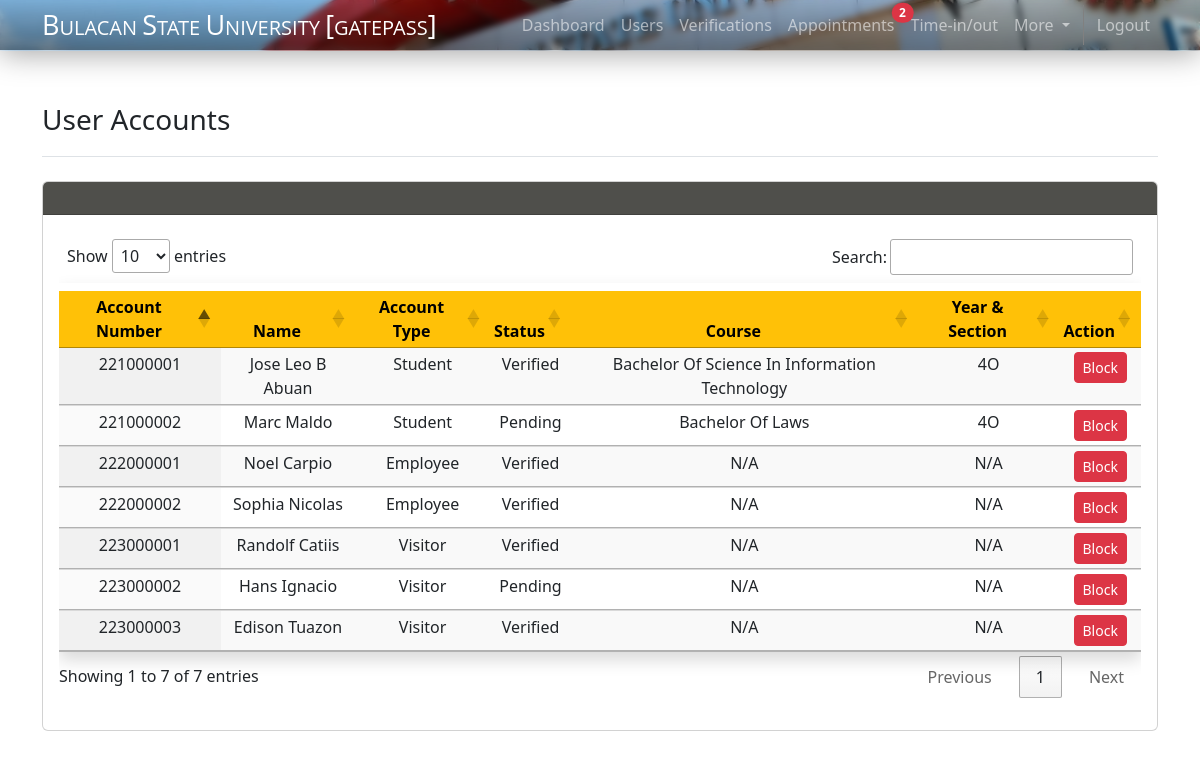
The page /superadmin/user.php (signed in) on the database as committed earlier.
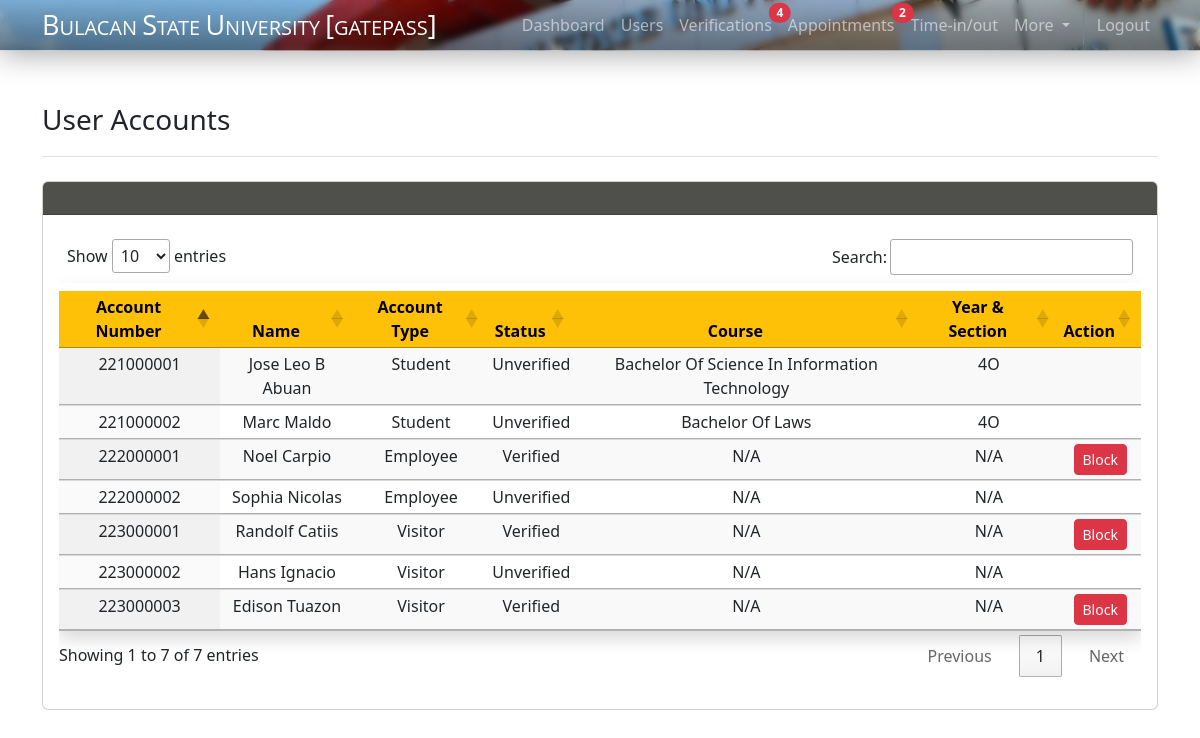
The same page on the database as committed later.
### tables this page shows
CREATE TABLE `user_account` (
  `acc_no` int(50) NOT NULL,
  `type` varchar(15) NOT NULL,
  `first` varchar(30) NOT NULL,
  `middle` varchar(15) DEFAULT NULL,
  `last` varchar(30) NOT NULL,
  `contact_no` text DEFAULT NULL,
  `birthday` date DEFAULT NULL,
  `address` varchar(100) DEFAULT NULL,
  `cp_name` varchar(100) DEFAULT NULL,
  `cp_no` text DEFAULT NULL,
  `stud_no` int(50) DEFAULT NULL,
  `emp_no` int(30) DEFAULT NULL,
  `college` varchar(100) DEFAULT NULL,
  `course` varchar(100) DEFAULT NULL,
  `year` int(30) DEFAULT NULL,
  `section` varchar(100) DEFAULT NULL,
  `username` varchar(15) NOT NULL,
  `password` varchar(100) NOT NULL,
  `email` varchar(100) NOT NULL,
  `image` longblob DEFAULT NULL,
  `cor` longblob DEFAULT NULL,
  `valid_id` longblob DEFAULT NULL,
  `vax` longblob DEFAULT NULL,
  `verification` varchar(30) NOT NULL,
  `verification_note` varchar(200) DEFAULT NULL,
  `qr` longblob DEFAULT NULL,
  `qr_status` varchar(100) DEFAULT NULL,
  `account_creation` date NOT NULL DEFAULT current_timestamp()
);

### superadmin/user.php (the view, shortened to what this page needs)
<!DOCTYPE html>
<html lang="en">
<head>
    <link href="https://cdn.jsdelivr.net/npm/bootstrap@5.2.2/dist/css/bootstrap.min.css" rel="stylesheet">
    <link rel="stylesheet" href="../css/navbar.css">
    <link rel="stylesheet" href="https://cdn.datatables.net/1.12.1/css/jquery.dataTables.min.css">
</head>
<body>
    <?php require_once '../includes/navbar-sadmin.php'; ?>
        <div class="container" style="padding-bottom:20px;">
            <header class="pb-3 mb-4 border-bottom mt-5">
                <div class="d-flex align-items-center text-dark text-decoration-none">
                    <span class="fs-3">User Accounts</span>
                </div>
            </header>
            <div class="card">
                <div class="card-header" style="background-color: #4F4F4B; color:white;">
                    <div class="row align-items-center">
                        <div class="col col-sm-8 ps-5 py-2"></div>
                    </div>
                </div>
                <div class="card-body">
                    <div class="table table-responsive">
                        <table class="table pt-2 shadow table-striped table-hover display compact" id="userAccountsTable">
                            <thead>
                                <tr class="text-bg-warning"style="background-color: #4F4F4B; color:white;">
                                    <th class="text-center">Account Number</th>
                                    <th class="text-center">Name</th>
                                    <th class="text-center">Account Type</th>
                                    <th class="text-center">Status</th>
                                    <th class="text-center">Course</th>
                                    <th class="text-center">Year & Section</th>
                                    <th class="text-center">Action</th>
                                </tr>
                            </thead>
                            <tbody class="text-center">
                                <?php
                                require_once "../function/connect.php";
                                $select = "SELECT * FROM user_account";
                                $result = mysqli_query($connect, $select);
                                while ($row = mysqli_fetch_assoc($result)) {
                                    echo ("
                                            <tr>
                                                <td>" . $row["acc_no"] . "</td>
                                                <td class='text-capitalize'>" . $row["first"] . " " . $row["middle"] . " " . $row["last"] . "</td>
                                                <td class='text-capitalize'>" . $row["type"] . "</td>
                                                <td class='text-capitalize'>" . $row["verification"] . "</td>
                                        ");
                                    if ($row["type"] == "student") {
                                        echo "
                                                <td class='text-capitalize'>" . $row["course"] . "</td>
                                                <td class='text-capitalize'>" . $row["year"] . "". $row["section"]."</td>";
                                    } else {
                                        echo "
                                                <td>N/A</td>
                                                <td>N/A</td>";
                                    }
                                    if ($row['verification'] == "rejected"){
                                        echo "<td></td>";
                                    }else if ($row['verification'] == "unverified"){
                                        echo "<td></td>";
                                    }else{
                                        if ($row['verification'] == "blocked") {
                                            echo "<td>
                                                <button class='btn btn-secondary btn-sm statusBtn' data-status='unblock' data-qr='granted' data-accno='" . $row['acc_no'] . "'>Unblock</button>
                                            </td>
                                            </tr>";
                                        } else {
                                            echo "<td>
                                                <button class='btn btn-danger btn-sm statusBtn' data-status='block' data-qr='blocked' data-accno='" . $row['acc_no'] . "'>Block</button>
                                            </td>
                                        </tr>";
                                        }
                                    }
                                }
                                ?>
                            </tbody>
                        </table>
                    </div>
                </div>
            </div>
        </div>
</body>
</html>

### includes/navbar-sadmin.php (shortened to what this page needs)
<?php
include '../function/connect.php';
$select = "SELECT * FROM admin_account Where type = 'superadmin'";
$result = mysqli_query($connect, $select);
$count =  mysqli_num_rows($result);
if ($count == 1) {
	while ($row = mysqli_fetch_assoc($result)) {
		$type = $row['type'];
	}
}
$select = "SELECT * FROM appointment WHERE status = 'pending'";
$result = mysqli_query($connect, $select);
$count =  mysqli_num_rows($result);
$s = "SELECT * FROM user_account WHERE verification = 'unverified'";
$r = mysqli_query($connect, $s);
$c =  mysqli_num_rows($r);
?>
<nav class="navbar navbar-expand-lg sticky-top navbar-dark" style=" height: 50px">
    <div class="glass-effect w-100">
        <div class="container d-flex justify-content-between">
            <div class="navbar-brand" style="width:400px;"><span class="init">B</span>ULACAN <span class="init"> S</span>TATE <span class="init"> U</span>NIVERSITY <span class="init">[</span>GATEPASS<span class="init">]</span></div>
            <div class="collapse navbar-collapse justify-content-end" id="navbarNavAltMarkup">
                <div class="navbar-nav">
                    <a class="nav-link" href="dashboard.php" id="tl1">Dashboard</a>
                    <a class="nav-link" href="user.php" id="tl1">Users</a>
                    <a class="nav-link position-relative" href="verification.php" id="tl2">Verifications<?php
                    if(!isset($_SESSION["notif1"])){
                        if($c != 0){
                                echo '<span class="position-absolute top-25 start-100 translate-middle badge rounded-pill bg-danger">
                                '.$c.'</span>';
                            }
                    }?></a>
                    <a class="nav-link position-relative" href="appointment.php" id="tl3">Appointments
                        <?php
                        if(!isset($_SESSION["notif2"])){
                            if($count != 0){
                                echo '<span class="position-absolute top-25 start-100 translate-middle badge rounded-pill bg-danger">
                                '.$count.'</span>';
                            }
                        }?>
                        </a>
                    <a class="nav-link" href="time_inout.php" id="tl4">Time-in/out</a>
                    <?php
                        if($type == 'superadmin') {
                            echo ('
                            <div class="nav-item dropdown" style="border-right: 1px gray solid; margin-right:5px;padding-right:5px;">
                                <a class="nav-link dropdown-toggle" href="#" role="button" data-bs-toggle="dropdown" aria-expanded="false">
                                    More
                                </a>
                                <ul class="dropdown-menu">
                                    <li><a class="dropdown-item" href="admin.php">Manage Admin</a></li>
                                    <li><a class="dropdown-item" href="../scanner.php">QR Scanner</a></li>
                                </ul>
                            </div>');
                        }
                    ?>
                    <a class="nav-link" href="../function/toLogout-sadmin.php">Logout</a>
                </div>
            </div>
        </div>
    </div>
</nav>

### css/navbar.css (style rules this page uses)
nav { background-image: url("../resources/bulsu.jpg"); background-size: cover; background-repeat: no-repeat; background-position: center center; box-shadow: 0 4px 30px rgba(0, 0, 0, 0.356); }
.init { font-size: 27px; }
.navbar-brand { font-family: 'Open Sans'; }
.glass-effect { background: linear-gradient(1deg, rgba(0, 0, 0, 0.473), rgb(255 129 129 / 0%)); backdrop-filter: blur(3px); }

Rows that differ between the two databases and show on the page:
changed user_account "Jose Leo": verification "Verified" → "Unverified"; no longer shows "Block"
changed user_account "Marc": verification "Pending" → "Unverified"; no longer shows "Block"
changed user_account "Sophia": verification "Verified" → "Unverified"; no longer shows "Block"
changed user_account "Hans": verification "Pending" → "Unverified"; no longer shows "Block"
Other text that changed with them:
$c: (not shown) → "4"
